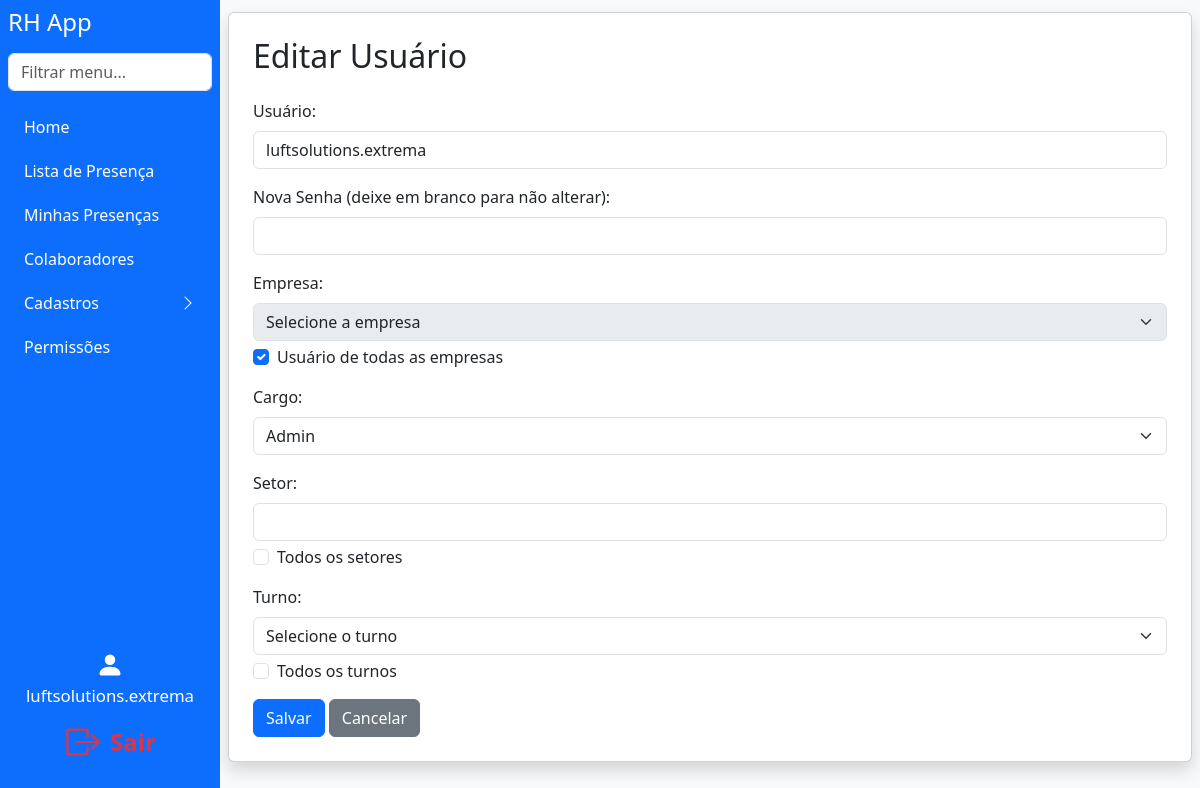
The app's page /edit_user/1 (signed in), older data.
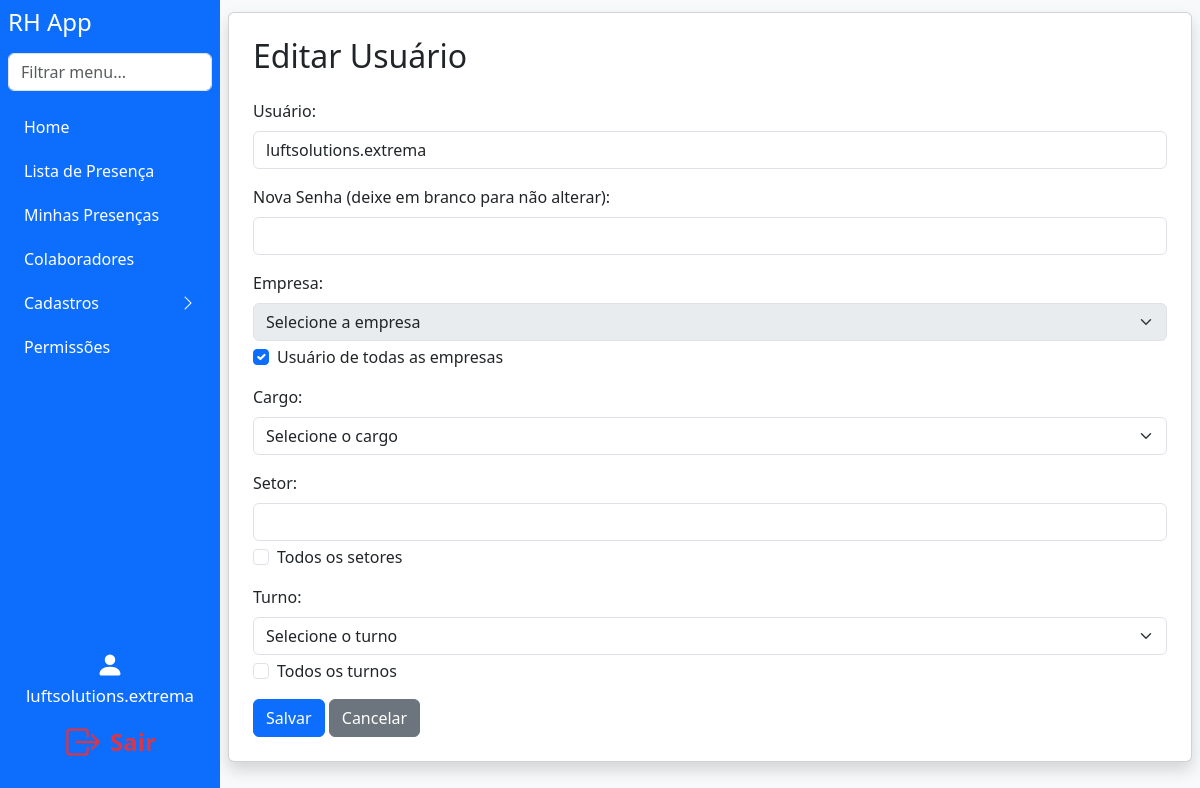
The same page, newer data.
### models.py (models this page shows)
class User(db.Model):
    id = db.Column(db.Integer, primary_key=True)
    username = db.Column(db.String(150), unique=True, nullable=False)
    password = db.Column(db.String(150), nullable=False)
    company_id = db.Column(db.Integer, db.ForeignKey('company.id'), nullable=True)
    role = db.Column(db.String(50), nullable=False, default='user')
    all_companies = db.Column(db.Boolean, default=False)
    setor = db.Column(db.String(100), nullable=True)
    turno = db.Column(db.String(50), nullable=True)
    all_setores = db.Column(db.Boolean, default=False)
    all_turnos = db.Column(db.Boolean, default=False)
    setor_id = db.Column(db.Integer, db.ForeignKey('setor.id'))
    setor = db.relationship('Setor')

### app.py (the view, shortened to what this page needs)
@app.route('/edit_user/<int:user_id>', methods=['GET', 'POST'])
def edit_user(user_id):
    if g.user is None or not has_permission(g.user, 'can_access_register_person'):
        flash('Sem acesso. Entre em contato: analiseoperacional.extrema@luftsolutions.com.br')
        return redirect(url_for('index'))
    user = User.query.get_or_404(user_id)
    companies = Company.query.all()
    return render_template('edit_user.html', user=g.user, edit_user=user, companies=companies)

### app.py (called while the page is built)
@app.before_request
def load_logged_in_user():
    user_id = session.get('user_id')
    g.user = None
    if user_id is not None:
        g.user = User.query.get(user_id)

def has_permission(user, perm_field):
    if user.role == 'master' or user.username == MASTER_USER:
        return True
    perm = Permission.query.filter_by(role=user.role).first()
    return getattr(perm, perm_field, False) if perm else False

### templates/edit_user.html (shortened to what this page needs)
<!DOCTYPE html>
<html lang="pt-br">
<head>
    <link href="https://cdn.jsdelivr.net/npm/bootstrap@5.3.3/dist/css/bootstrap.min.css" rel="stylesheet">
</head>
<body class="bg-light">
    {% extends "navbar.html" %}
    {% block content %}
    <div class="card shadow p-4 mb-4">
        <h2 class="mb-4">Editar Usuário</h2>
        <form method="POST">
            <div class="mb-3">
                <label for="username" class="form-label">Usuário:</label>
                <input type="text" id="username" name="username" class="form-control" value="{{ edit_user.username }}" required>
            </div>
            <div class="mb-3">
                <label for="password" class="form-label">Nova Senha (deixe em branco para não alterar):</label>
                <input type="password" id="password" name="password" class="form-control">
            </div>
            <div class="mb-3">
                <label for="company" class="form-label">Empresa:</label>
                <select id="company" name="company" class="form-select" {% if edit_user.all_companies %}disabled{% endif %}>
                    <option value="">Selecione a empresa</option>
                </select>
                <div class="form-check mt-1">
                    <input class="form-check-input" type="checkbox" value="1" id="all_companies" name="all_companies" {% if edit_user.all_companies %}checked{% endif %}>
                    <label class="form-check-label" for="all_companies">
                        Usuário de todas as empresas
                    </label>
                </div>
            </div>
            <div class="mb-3">
                <label for="role" class="form-label">Cargo:</label>
                <select id="role" name="role" class="form-select" required>
                    <option value="">Selecione o cargo</option>
                    <option value="admin" {% if edit_user.role == 'admin' %}selected{% endif %}>Admin</option>
                </select>
            </div>
            <div class="mb-3">
                <label for="setor" class="form-label">Setor:</label>
                <input type="text" id="setor" name="setor" class="form-control" value="{{ edit_user.setor or '' }}" {% if edit_user.all_setores %}disabled{% endif %}>
                <div class="form-check mt-1">
                    <input class="form-check-input" type="checkbox" value="1" id="all_setores" name="all_setores" {% if edit_user.all_setores %}checked{% endif %}>
                    <label class="form-check-label" for="all_setores">
                        Todos os setores
                    </label>
                </div>
            </div>
            <div class="mb-3">
                <label for="turno" class="form-label">Turno:</label>
                <select id="turno" name="turno" class="form-select" {% if edit_user.all_turnos %}disabled{% endif %}>
                    <option value="">Selecione o turno</option>
                </select>
                <div class="form-check mt-1">
                    <input class="form-check-input" type="checkbox" value="1" id="all_turnos" name="all_turnos" {% if edit_user.all_turnos %}checked{% endif %}>
                    <label class="form-check-label" for="all_turnos">
                        Todos os turnos
                    </label>
                </div>
            </div>
            <button type="submit" class="btn btn-primary">Salvar</button>
            <a href="{{ url_for('register_person') }}" class="btn btn-secondary">Cancelar</a>
        </form>
    </div>
    {% endblock %}

### templates/navbar.html (shortened to what this page needs)
<div class="d-flex">
  <nav class="sidebar bg-primary text-white p-2 d-flex flex-column"
       style="width: 220px; min-width: 220px; max-width: 220px; height: 100vh; position: fixed; left: 0; top: 0; bottom: 0; z-index: 1040; overflow-y: auto;">
    <h4 class="mb-3">RH App</h4>
    <input class="form-control mb-3" type="text" id="menuSearch" placeholder="Filtrar menu...">
    <ul class="nav flex-column" id="sidebarMenu">
      {% if user and has_permission(user, 'can_access_index') %}
      <li class="nav-item mb-1">
        <a class="nav-link text-white" href="{{ url_for('index') }}">Home</a>
      </li>
      {% endif %}
      {% if user and has_permission(user, 'can_access_lista_presenca') %}
      <li class="nav-item mb-1">
        <a class="nav-link text-white" href="{{ url_for('lista_presenca') }}">Lista de Presença</a>
      </li>
      <li class="nav-item mb-1">
        <a class="nav-link text-white" href="{{ url_for('minhas_presencas') }}">Minhas Presenças</a>
      </li>
      {% endif %}
      {% if user and has_permission(user, 'can_access_colaboradores') %}
      <li class="nav-item mb-1">
        <a class="nav-link text-white" href="{{ url_for('colaboradores') }}">Colaboradores</a>
      </li>
      {% endif %}
      {% set pode_cadastro = (
        has_permission(user, 'can_access_register_person') or
        has_permission(user, 'can_access_register_company') or
        has_permission(user, 'can_access_register_sector')
      ) %}
      {% if user and pode_cadastro %}
      <li class="nav-item mb-1">
        <a class="nav-link text-white d-flex justify-content-between align-items-center"
           data-bs-toggle="collapse"
           href="#cadastrosCollapse"
           role="button"
           aria-expanded="false"
           aria-controls="cadastrosCollapse"
           id="cadastrosToggle">
          Cadastros
          <span id="cadastrosIcon" class="bi bi-chevron-right"></span>
        </a>
      </li>
      {% endif %}
      {% if user and (user.role == 'admin' or user.role == 'master' or user.username == 'luftsolutions.extrema') %}
      <li class="nav-item mb-1">
        <a class="nav-link text-white" href="{{ url_for('permissions') }}">Permissões</a>
      </li>
      {% endif %}
    </ul>
    <div class="mt-auto d-flex flex-column justify-content-end align-items-center"
         style="height: 180px; width: 100%; padding-bottom: 24px;">
      {% if user %}
        <div class="mb-2 w-100 d-flex align-items-center justify-content-center flex-column">
          <span class="mb-1" style="font-size: 1.1rem;">
            <svg xmlns="http://www.w3.org/2000/svg" width="28" height="28" fill="#fff" class="bi bi-person-fill" viewBox="0 0 16 16" style="vertical-align:middle;">
              <path d="M3 14s-1 0-1-1 1-4 6-4 6 3 6 4-1 1-1 1H3zm5-6a3 3 0 1 0 0-6 3 3 0 0 0 0 6z"/>
            </svg>
          </span>
          <span style="font-size: 1.05rem;">{{ user.username }}</span>
        </div>
        <a href="{{ url_for('logout') }}" title="Sair"
           class="btn btn-lg w-100 d-flex align-items-center justify-content-center"
           style="background: none; border: none; color: #dc3545; font-size: 1.5rem;">
          <span style="color:#dc3545; font-weight:600;">Sair</span>
        </a>
      {% endif %}
    </div>
  </nav>
  <div class="flex-grow-1" style="min-height: 100vh; padding: 12px 8px 8px 8px; margin-left: 220px;">
    {% block content %}{% endblock %}
  </div>
</div>
<link rel="stylesheet" href="https://cdn.jsdelivr.net/npm/bootstrap-icons@1.11.3/font/bootstrap-icons.min.css">

Row changes from the older to the newer data that the page shows:
changed User "luftsolutions.extrema": role "Admin" → (not shown)
Text that changed along with them:
form field role: (not shown) → "Selecione o cargo"
